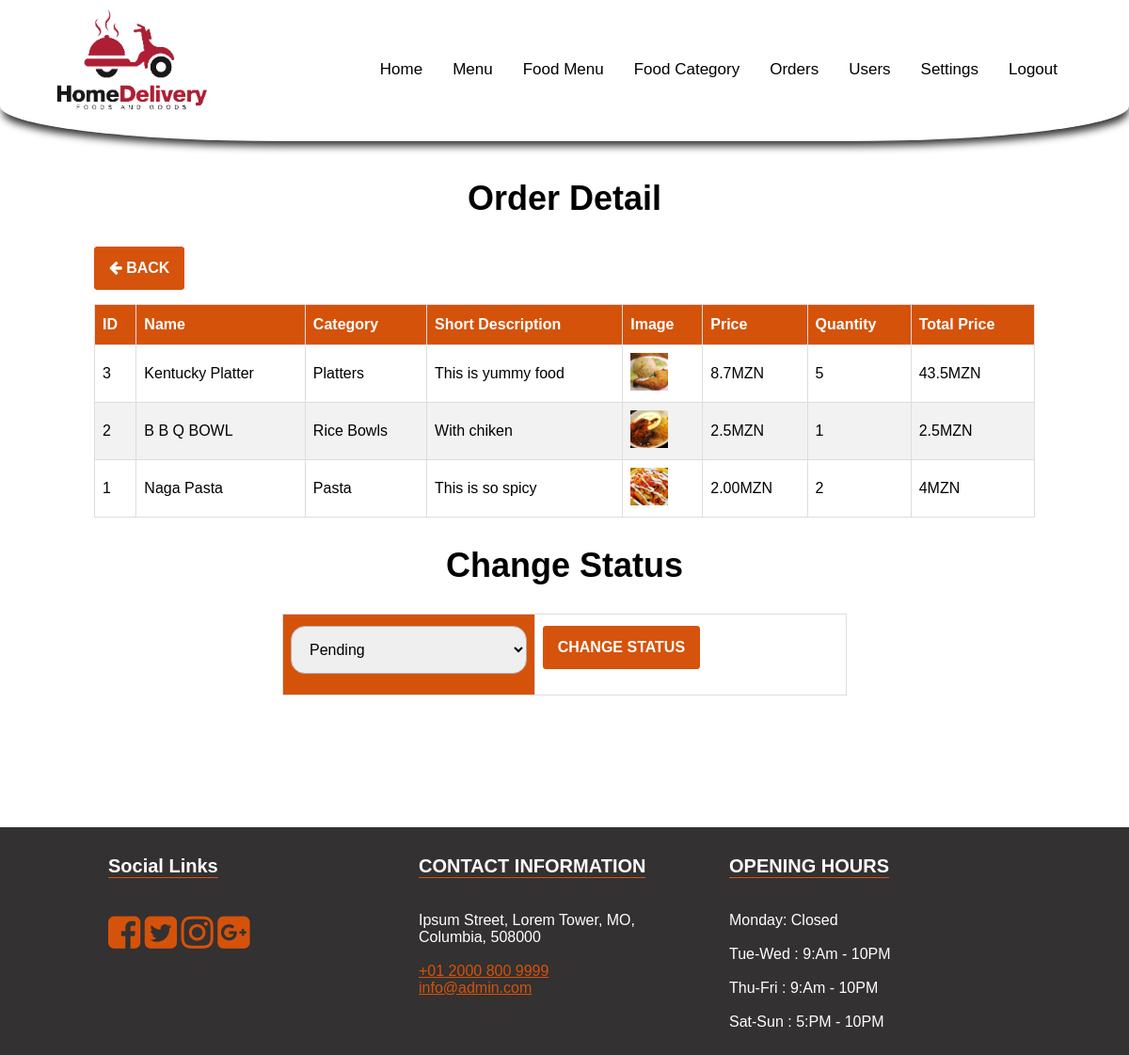
Page /admin-order-detail.php?id=1 (signed in) on the committed database.
### tables this page shows
CREATE TABLE `order_items` (
  `id` int(11) NOT NULL,
  `order_id` int(11) NOT NULL,
  `item_id` int(11) NOT NULL,
  `item_quantity` int(11) NOT NULL,
  `item_price` varchar(100) NOT NULL
);

CREATE TABLE `foods` (
  `id` int(11) NOT NULL,
  `name` varchar(255) NOT NULL,
  `category_id` int(11) NOT NULL,
  `short_desc` text NOT NULL,
  `image` varchar(255) NOT NULL,
  `price` varchar(100) NOT NULL,
  `available` enum('yes','no') NOT NULL DEFAULT 'yes'
);

CREATE TABLE `category` (
  `id` int(11) NOT NULL,
  `title` varchar(255) NOT NULL
);

CREATE TABLE `settings` (
  `id` int(11) NOT NULL,
  `about_title` text NOT NULL,
  `about_detail` text NOT NULL,
  `about_img` varchar(255) NOT NULL,
  `fb_link` varchar(255) NOT NULL,
  `tw_link` varchar(255) NOT NULL,
  `ins_link` varchar(255) NOT NULL,
  `gplus_link` varchar(255) NOT NULL,
  `contact_info` text NOT NULL,
  `opening_hours` text NOT NULL,
  `currency` enum('GBP','USD','EURO') NOT NULL DEFAULT 'GBP'
);

CREATE TABLE `orders` (
  `id` int(11) NOT NULL,
  `user_id` int(11) NOT NULL,
  `delivery_address` text NOT NULL,
  `contact_no` varchar(20) NOT NULL,
  `full_name` varchar(255) NOT NULL,
  `payment_option` varchar(255) NOT NULL,
  `order_total_amount` varchar(100) NOT NULL,
  `order_total_quantity` int(11) NOT NULL,
  `status` enum('Pending','Processing','Picked','Shipped','Delivered','Cancelled') NOT NULL DEFAULT 'Pending',
  `created` datetime NOT NULL DEFAULT CURRENT_TIMESTAMP,
  `updated` datetime NOT NULL DEFAULT CURRENT_TIMESTAMP
);

### admin-order-detail.php (the view, shortened to what this page needs)
<?php
include 'includes/header.php';
	?>
    <?php
$sql = "SELECT oi.id,f.name,f.short_desc,f.image,f.category_id,oi.item_quantity,oi.item_price,c.title FROM order_items AS oi LEFT JOIN foods AS f on f.id = oi.item_id LEFT JOIN category AS c ON  c.id = f.category_id WHERE  oi.order_id = '".$_GET['id']."' ORDER BY oi.id DESC";
$result = $conn->query($sql);
$sqlL = "SELECT status FROM orders WHERE id = '".$_GET['id']."'";
$resultL = $conn->query($sqlL);
$rowL = $resultL->fetch_assoc()
?>
	<section class="inner-page-sec">
		<div class="container">
			<h1>Order Detail</h1>
			<a href="admin-order.php" class="btn add-btn"><i class="fa fa-arrow-left" aria-hidden="true"></i> Back</a>
			<div style="overflow-x:auto;">
				<table class="custom-tbl">
					<thead>
						<tr>
							<th>ID</th>
							<th>Name</th>
							<th>Category</th>
							<th>Short Description</th>
							<th>Image</th>
							<th>Price</th>
							<th>Quantity</th>
							<th>Total Price</th>
						</tr>
					</thead>
					<tbody>
						<?php
						if ($result->num_rows > 0) {
							while($row = $result->fetch_assoc()){
						?>
						<tr>
							<td><?php echo $row['id'];?></td>
							<td><?php echo $row['name'];?></td>
							<td><?php echo $row['title'];?></td>
							<td><?php echo $row['short_desc'];?></td>
							<td>
								<img src="img/foods/<?php echo $row['image']?>" width="40px">
							</td>
							<td><?php echo $row['item_price'];?><?php echo $currency_format[$rowS['currency']];?></td>
							<td><?php echo $row['item_quantity'];?></td>
							<td><?php echo $row['item_price']*$row['item_quantity'];?><?php echo $currency_format[$rowS['currency']];?></td>
						</tr>
						<?php } } else { ?>
							<tr>
								<td colspan="8">No Order Found!</td>
							</tr>
						<?php }  ?>
					</tbody>
				</table>
				<h1>Change Status</h1>
				<form action="functions/update-order.php" method="post" >
					<table class="custom-tbl form-table">
						<tr>
							<th>
								<select name="order_status" class="input-text">
									<option <?php if($rowL['status'] == "Pending"){?> selected <?php }?> value="Pending">Pending</option>
								</select>
							</th>
							<td>
								<input type="submit" value="Change Status" name="update_order" class="btn add-btn">
							</td>
						</tr>
					</table>
				</form>
			</div>
		</div>
	</section>
<?php include 'includes/footer.php'; ?>

### includes/footer.php (shortened to what this page needs)
<footer>
	<div class="container">
		<div class="col-1">
			<h3>Social Links</h3>
			<ul>
				<li><a href="<?php echo $rowS['fb_link'];?>"><i class="fa fa-facebook-square" aria-hidden="true"></i></a></li>
				<li><a href="<?php echo $rowS['tw_link'];?>"><i class="fa fa-twitter-square" aria-hidden="true"></i></a></li>
				<li><a href="<?php echo $rowS['ins_link'];?>"><i class="fa fa-instagram" aria-hidden="true"></i></a></li>
				<li><a href="<?php echo $rowS['gplus_link'];?>"><i class="fa fa-google-plus-square" aria-hidden="true"></i></a></li>
			</ul>
		</div>
		<div class="col-1">
			<h3>CONTACT INFORMATION</h3>
			<p>
				<?php echo $rowS['contact_info'];?>
			</p>
		</div>
		<div class="col-1">
			<h3>OPENING HOURS</h3>
			<p>
				<?php echo $rowS['opening_hours'];?>
			</p>
		</div>
	</div>
</footer>
</div>
</body>
</html>

### css/main.css (style rules this page uses)
body { margin: 0; font-family: Arial, Helvetica, sans-serif; }
.btn { text-transform: uppercase; padding: 19px 36px; }
.btn { display: inline-block; font-weight: 600; text-align: center; white-space: nowrap; vertical-align: middle; -webkit-user-select: none; -moz-user-select: none; -ms-user-select: none; user-select: none; border: 2px solid transparent; padding: 12px 30px; font-size: 16px; line-height: 1.5; border-radius: .1875rem; transition: color .15s ease-in-out, background-color .15s ease-in-out, border-color .15s ease-in-out, box-shadow .15s ease-in-out; }
footer { background-color: #333131; color: #fff; }
footer .container { max-width: 1000px; width: 100%; margin: 0px auto; }
footer .container .col-1 { float: left; width: 30%; padding: 10px 15px; }
footer .container .col-1 a { color: #d5520a; }
footer .container .col-1 h3 { text-align: left; font-size: 20px; border-bottom: 1px solid #d5530c; display: inline-block; }
footer .container .col-1 ul { padding: 0px; list-style: none; }
footer .container .col-1 ul li { display: inline-block; }
footer .container .col-1 ul li a { font-size: 40px; color: #d5520a; }
.inner-page-sec { padding-top: 150px; padding-bottom: 80px; }
.inner-page-sec .container { max-width: 1000px; width: 100%; margin: 40px auto; }
.inner-page-sec .container h1 { text-align: center; font-size: 36px; }
.input-text { max-width: 320px; width: 100%; padding: 15px 15px; font-size: 16px; margin-bottom: 10px; border-radius: 15px; border: 1px solid #b3aeae; }
.custom-tbl { font-family: Arial, Helvetica, sans-serif; border-collapse: collapse; width: 100%; }
.custom-tbl td, .custom-tbl th { border: 1px solid #ddd; padding: 8px; }
.custom-tbl tr:nth-child(even) { background-color: #f2f2f2; }
.custom-tbl th { padding-top: 12px; padding-bottom: 12px; text-align: left; background-color: #d5520a; color: white; }
.add-btn { text-decoration: none; background-color: #d5530c; border: 1px solid #d5530c; color: #ffffff; padding: 10px 15px; display: inline-block; margin-bottom: 15px; }
.form-table { max-width: 600px; margin: 20px auto; }

### rows in the picture
order_items: id "3", foods.name "Kentucky Platter", category.title "Platters", foods.short_desc "This is yummy food", foods.image (picture), item_price "8.7", item_quantity "5", $row['item_price']*$row['item_quantity'] "43.5"
settings: currency "MZN", contact_info "Ipsum Street, Lorem Tower, MO, Columbia, 508000 +01 2000 800 9999 info@admin.com", opening_hours "Monday: Closed Tue-Wed : 9:Am - 10PM Thu-Fri : 9:Am - 10PM Sat-Sun : 5:PM - 10PM"
order_items: id "2", foods.name "B B Q BOWL", category.title "Rice Bowls", foods.short_desc "With chiken", foods.image (picture), item_price "2.5", item_quantity "1", $row['item_price']*$row['item_quantity'] "2.5"
order_items: id "1", foods.name "Naga Pasta", category.title "Pasta", foods.short_desc "This is so spicy", foods.image (picture), item_price "2.00", item_quantity "2", $row['item_price']*$row['item_quantity'] "4"
orders: order_status "Pending"

### other values in the picture
$link['text'] "Food Menu"
$link['text'] "Food Category"
$link['text'] "Orders"
$link['text'] "Users"
$link['text'] "Settings"
$link['text'] "Logout"
